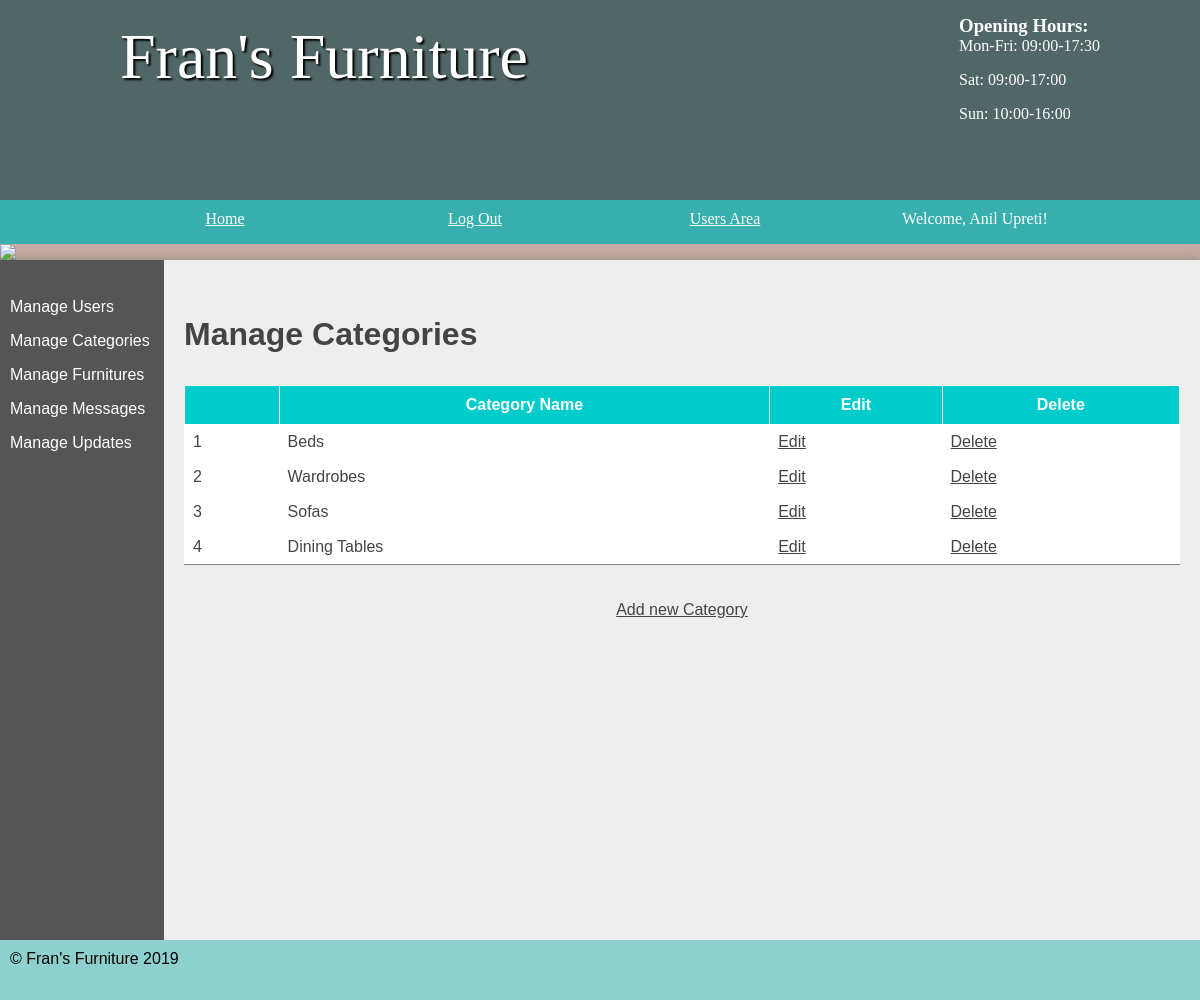
The page /Assignment/public/AdminManageCategories (signed in) on the database its author committed.
### tables this page shows
CREATE TABLE `users` (
  `user_id` int(5) NOT NULL,
  `type` varchar(255) NOT NULL,
  `name` varchar(255) NOT NULL,
  `username` varchar(255) NOT NULL,
  `password` varchar(255) NOT NULL
);

CREATE TABLE `category` (
  `id` int(11) NOT NULL,
  `name` varchar(45) DEFAULT NULL
);

### Assignment/functions/functions.php (called while the page is built, shortened)
<?php
  function loadTemplate($fileName, $templateVars) {
    extract($templateVars);
    require $fileName;
    $contents = ob_get_clean();
    return $contents;
  }
?>

### Assignment/controllers/AdminManageCategories/operation.php (called while the page is built, shortened)
<?php
  $message = "";
  $categoryClass = new DatabaseTable('category');
  $allCategories = $categoryClass->findAll();
  $fileName = '../views/admins/adminmanagecategories/adminManageCategoriesContent.php';
  $content = loadTemplate($fileName, ["allCategories"=>$allCategories, 'message'=>$message,]);
  require_once 'loadview.php';
?>

### Assignment/controllers/AdminManageCategories.php (called while the page is built, shortened)
<?php
class AdminManageCategories extends Controller{
    public function index($message=[]){
      $this->operation($message);
    }
    public function operation($values = []){
      require_once '../controllers/AdminManageCategories/operation.php';
    }
}
 ?>

### Assignment/core/App.php (called while the page is built, shortened)
<?php
  class App{
    private $method = 'index';
    public function __construct(){
      $link = $this->getProperUrl();
      if(file_exists('../controllers/'. $link[0] .'.php')){
        unset($link[0]);
      }
      $this->controller = new $this->controller;
      $this->parameterArray = $link ? array_values($link) : [];
      call_user_func_array([$this->controller, $this->method], $this->parameterArray);
    }
    public function getProperUrl(){
      if(isset($_GET['url'])){
        $separatedLink = explode('/', filter_var(rtrim($_GET['url'] , '/'), FILTER_SANITIZE_URL));
        return $separatedLink;
      }
    }
  }
 ?>

### Assignment/public/index.php (called while the page is built, shortened)
<?php
  require_once '../dbconnect/dbconnect.php';
  require_once '../models/databasetable.php';
  require_once '../functions/functions.php';
  require_once '../functions/otherDatabaseFunctions.php';
  $application = new App;
?>

### Assignment/models/databasetable.php (called while the page is built, shortened)
<?php
class DatabaseTable{
	public $table;
	function __construct($table){
		$this->table = $table;
	}
	function find($field, $value) {
	    global $pdo;
	    $stmt = $pdo->prepare('SELECT * FROM '.$this->table.' WHERE '.$field.'=:value');
	    $criteria = [
	            'value' => $value
	    ];
	    $stmt->execute($criteria);
	    return $stmt;
	}
	function findAll() {
	    global $pdo;
	    $stmt = $pdo->prepare('SELECT * FROM ' . $this->table);
	    $stmt->execute();
	    return $stmt;
	}
}

### Assignment/controllers/AdminManageCategories/loadview.php (called while the page is built, shortened)
<?php
  $fileName = '../templates/AdminTemplate.php';
  $contents = [
    'title'=>$title,
    'content'=>$content
  ];
  $this->content = loadTemplate($fileName, $contents);
?>

### Assignment/functions/otherDatabaseFunctions.php (called while the page is built, shortened)
<?php
  function getUserNameById($id){
    $userClass = new DatabaseTable('users');
    $users = $userClass->find('user_id', $id);
    if($users->rowCount()>0)
      return $users->fetch()['name'];
    else
      return "Unknown";
  }
?>

### Assignment/views/admins/adminmanagecategories/adminManageCategoriesContent.php (the view, shortened to what this page needs)
<br><br>
<h2>
  Manage Categories
</h2>
<table border = "1" class = "adminTable">
  <tr>
    <th> </th>
    <th>Category Name</th>
    <th>Edit</th>
    <th>Delete</th>
  </tr>
  <?php
    $count = 0;
    foreach($allCategories as $cat){
      $count++;
      echo '<tr>
              <td>'.$count.'</td>
              <td>'.$cat['name'].'</td>
              <td><a href = "/Assignment/public/AdminManageCategories/edit/'.$cat['id'].'">Edit</a></td>
              <td><a href = "/Assignment/public/AdminManageCategories/delete/'.$cat['id'].'">Delete</a></td>
            <tr>';
    }
  ?>
</table>
<br><br>
<p style = "text-align: center;">
  <a href = "/Assignment/public/AdminManageCategories/add/">Add new Category</a>
</p>

### Assignment/templates/AdminTemplate.php (shortened to what this page needs)
<!DOCTYPE html>
<html>
	<head>
		<link rel="stylesheet" href="/Assignment/public/css/styles.css"/>
	</head>
	<body>
	<header>
		<section>
			<aside>
				<h3>Opening Hours:</h3>
				<p>Mon-Fri: 09:00-17:30</p>
				<p>Sat: 09:00-17:00</p>
				<p>Sun: 10:00-16:00</p>
			</aside>
			<h1>Fran's Furniture</h1>
		</section>
	</header>
	<nav>
		<ul>
			<li><a href="/Assignment/public/Admin">Home</a></li>
			<li><a href="/Assignment/public/Logout">Log Out</a></li>
			<li><a href="/Assignment/public/" target="_blank">Users Area</a></li>
			<li><a>Welcome, <?php echo getUserNameById($_SESSION['loggedin']).'!';?></a></li>
		</ul>
	</nav>
<img src="/Assignment/public/images/randombanner.php"/>
	<main class="admin">
	<section class="left">
		<br>
		<ul>
			<li><a href="/Assignment/public/AdminManageUsers">Manage Users</a></li>
			<li><a href="/Assignment/public/AdminManageCategories">Manage Categories</a></li>
			<li><a href="/Assignment/public/AdminManageFurnitures">Manage Furnitures</a></li>
			<li><a href="/Assignment/public/AdminManageMessages">Manage Messages</a></li>
			<li><a href="/Assignment/public/AdminManageUpdates">Manage Updates</a></li>
		</ul>
	</section>
	<section class="right">
		<?php echo $content;?>
	</section>
	</main>
	<footer>
		&copy; Fran's Furniture <?php echo date("Y");?>
	</footer>
</body>
</html>

### Assignment/public/css/styles.css (style rules this page uses)
* { margin: 0; padding: 0; }
html { font-family: 'Oxygen-Regular', verdana, sans-serif; }
body { background-color: #C6AAA0; }
header { background-color: #516666 ; color: white; height: 200px; }
header aside { float: right; margin-top: 15px; }
header section { width: 1000px; display: block; margin:auto; }
header h1 { float: left; margin-left: 20px; }
nav { width: 100%; background-color: #37AFAF; overflow: auto; }
body > img { width: 100%; display: block; }
nav ul { width: 1000px; margin: auto; display: block; list-style-type: none; }
nav ul li { width: 25%; float: left; overflow: auto; text-align: center; }
nav a { color: white; padding-top: 10px; display: block; }
nav { font-family: 'Oxygen-Regular'; }
header section { display: block; font-family: 'Mr Dafoe', cursive; }
header h1 { font-weight: normal; }
h1 { font-size:4em; color: white; text-align: center; padding-top: 20px; text-shadow: 2px 2px 2px #000; }
main { min-height: 85vh; background-color: #eee; width: 70vw; display: block; margin: auto; box-shadow: 0px 0px 10px #888; color:#444; }
footer { min-height: 5vh; }
main h2 { font-size:2em; }
p, li, h2 { margin-bottom: 1em; }
footer { background-color: #8ED0CD; padding: 10px; color: black; }
.left ul { list-style-type: none }
section a { color: #444; }
table { width: 100%; margin-top: 20px; }
td { padding: 5px; border-bottom: 1px solid #333; }
.admin { width: 100%; }
.stock, .admin { display: table; }
.stock > ul, .admin .left { width: 12vw; list-style-type: none; display: table-cell; padding: 10px; background-color: #555; margin: 0; }
.stock .products, .admin .right { display: table-cell; padding: 20px; }
.stock > ul a, .admin .left a { color: white; text-decoration: none; }
.right { padding: 20px; }
.adminTable { border-collapse: collapse; }
.adminTable td, th { border: 1px solid white; padding: 8px; }
.adminTable tr:nth-child(even) { background-color: #fff; }
.adminTable th { padding-top: 10px; padding-bottom: 10px; text-align: center; background-color: #00cccc; color: white; }

### rows shown on the page
users: name "Anil Upreti"
category: name "Beds"
category: name "Wardrobes"
category: name "Sofas"
category: name "Dining Tables"
